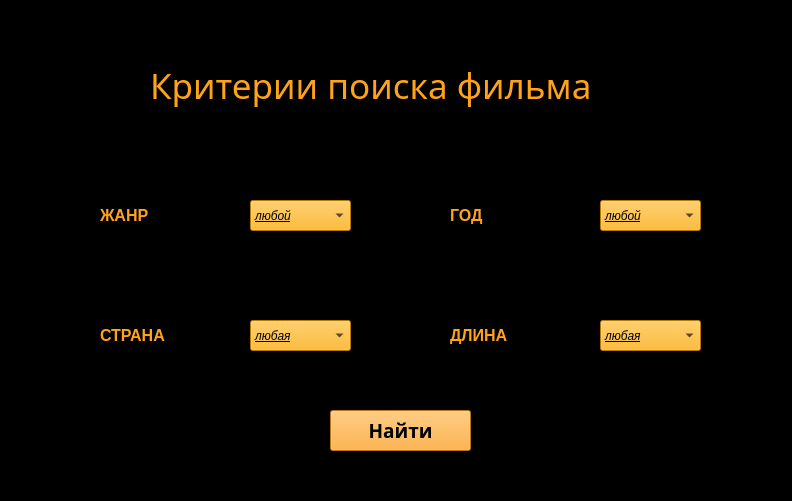
<?xml version="1.0" encoding="UTF-8"?>
<ui version="4.0">
 <class>Form</class>
 <widget class="QWidget" name="Form">
  <property name="geometry">
   <rect>
    <x>0</x>
    <y>0</y>
    <width>792</width>
    <height>501</height>
   </rect>
  </property>
  <property name="windowTitle">
   <string>Form</string>
  </property>
  <property name="styleSheet">
   <string notr="true">background-color: rgb(0, 0, 0);</string>
  </property>
  <widget class="QComboBox" name="comboBox">
   <property name="geometry">
    <rect>
     <x>250</x>
     <y>200</y>
     <width>101</width>
     <height>31</height>
    </rect>
   </property>
   <property name="font">
    <font>
     <italic>true</italic>
     <underline>true</underline>
     <strikeout>false</strikeout>
    </font>
   </property>
   <property name="styleSheet">
    <string notr="true">background-color: rgb(255, 170, 0);</string>
   </property>
   <item>
    <property name="text">
     <string>любой</string>
    </property>
   </item>
   <item>
    <property name="text">
     <string>драма</string>
    </property>
   </item>
   <item>
    <property name="text">
     <string>криминал</string>
    </property>
   </item>
   <item>
    <property name="text">
     <string>триллер</string>
    </property>
   </item>
   <item>
    <property name="text">
     <string>комедия</string>
    </property>
   </item>
   <item>
    <property name="text">
     <string>боевик</string>
    </property>
   </item>
   <item>
    <property name="text">
     <string>приключения</string>
    </property>
   </item>
   <item>
    <property name="text">
     <string>детектив</string>
    </property>
   </item>
   <item>
    <property name="text">
     <string>фэнтези</string>
    </property>
   </item>
   <item>
    <property name="text">
     <string>мелодрама</string>
    </property>
   </item>
   <item>
    <property name="text">
     <string>мультфильм</string>
    </property>
   </item>
   <item>
    <property name="text">
     <string>ужасы</string>
    </property>
   </item>
   <item>
    <property name="text">
     <string>биография</string>
    </property>
   </item>
   <item>
    <property name="text">
     <string>фантастика</string>
    </property>
   </item>
   <item>
    <property name="text">
     <string>вестерн</string>
    </property>
   </item>
  </widget>
  <widget class="QComboBox" name="comboBox_2">
   <property name="geometry">
    <rect>
     <x>600</x>
     <y>200</y>
     <width>101</width>
     <height>31</height>
    </rect>
   </property>
   <property name="font">
    <font>
     <italic>true</italic>
     <underline>true</underline>
    </font>
   </property>
   <property name="styleSheet">
    <string notr="true">background-color: rgb(255, 170, 0);</string>
   </property>
   <item>
    <property name="text">
     <string>любой</string>
    </property>
   </item>
   <item>
    <property name="text">
     <string>&gt;2020</string>
    </property>
   </item>
   <item>
    <property name="text">
     <string>2010-2020</string>
    </property>
   </item>
   <item>
    <property name="text">
     <string>2000-2010</string>
    </property>
   </item>
   <item>
    <property name="text">
     <string>1990-2000</string>
    </property>
   </item>
   <item>
    <property name="text">
     <string>1980-1990</string>
    </property>
   </item>
   <item>
    <property name="text">
     <string>1970-1980</string>
    </property>
   </item>
   <item>
    <property name="text">
     <string>&lt;1970</string>
    </property>
   </item>
  </widget>
  <widget class="QComboBox" name="comboBox_3">
   <property name="geometry">
    <rect>
     <x>250</x>
     <y>320</y>
     <width>101</width>
     <height>31</height>
    </rect>
   </property>
   <property name="font">
    <font>
     <italic>true</italic>
     <underline>true</underline>
    </font>
   </property>
   <property name="styleSheet">
    <string notr="true">background-color: rgb(255, 170, 0);</string>
   </property>
   <item>
    <property name="text">
     <string>любая</string>
    </property>
   </item>
   <item>
    <property name="text">
     <string>США</string>
    </property>
   </item>
   <item>
    <property name="text">
     <string>Великобритания</string>
    </property>
   </item>
   <item>
    <property name="text">
     <string>Россия</string>
    </property>
   </item>
   <item>
    <property name="text">
     <string>Франция</string>
    </property>
   </item>
   <item>
    <property name="text">
     <string>Япония</string>
    </property>
   </item>
  </widget>
  <widget class="QComboBox" name="comboBox_4">
   <property name="geometry">
    <rect>
     <x>600</x>
     <y>320</y>
     <width>101</width>
     <height>31</height>
    </rect>
   </property>
   <property name="font">
    <font>
     <italic>true</italic>
     <underline>true</underline>
    </font>
   </property>
   <property name="styleSheet">
    <string notr="true">background-color: rgb(255, 170, 0);</string>
   </property>
   <item>
    <property name="text">
     <string>любая</string>
    </property>
   </item>
   <item>
    <property name="text">
     <string>60 - 120 минут</string>
    </property>
   </item>
   <item>
    <property name="text">
     <string>120-180 минут</string>
    </property>
   </item>
   <item>
    <property name="text">
     <string>&gt;180 минут</string>
    </property>
   </item>
  </widget>
  <widget class="QLabel" name="label">
   <property name="geometry">
    <rect>
     <x>150</x>
     <y>20</y>
     <width>461</width>
     <height>131</height>
    </rect>
   </property>
   <property name="font">
    <font>
     <family>Sitka Text Semibold</family>
     <pointsize>26</pointsize>
     <weight>50</weight>
     <bold>false</bold>
     <strikeout>false</strikeout>
     <kerning>true</kerning>
    </font>
   </property>
   <property name="styleSheet">
    <string notr="true">color: rgb(255,163,26);</string>
   </property>
   <property name="text">
    <string>Критерии поиска фильма</string>
   </property>
  </widget>
  <widget class="QLabel" name="label_2">
   <property name="geometry">
    <rect>
     <x>100</x>
     <y>200</y>
     <width>101</width>
     <height>31</height>
    </rect>
   </property>
   <property name="font">
    <font>
     <pointsize>12</pointsize>
     <weight>75</weight>
     <bold>true</bold>
    </font>
   </property>
   <property name="styleSheet">
    <string notr="true">color: rgb(255,163,26);</string>
   </property>
   <property name="text">
    <string>ЖАНР</string>
   </property>
  </widget>
  <widget class="QLabel" name="label_3">
   <property name="geometry">
    <rect>
     <x>100</x>
     <y>320</y>
     <width>101</width>
     <height>31</height>
    </rect>
   </property>
   <property name="font">
    <font>
     <pointsize>12</pointsize>
     <weight>75</weight>
     <bold>true</bold>
    </font>
   </property>
   <property name="styleSheet">
    <string notr="true">color: rgb(255,163,26);</string>
   </property>
   <property name="text">
    <string>СТРАНА</string>
   </property>
  </widget>
  <widget class="QLabel" name="label_4">
   <property name="geometry">
    <rect>
     <x>450</x>
     <y>200</y>
     <width>101</width>
     <height>31</height>
    </rect>
   </property>
   <property name="font">
    <font>
     <pointsize>12</pointsize>
     <weight>75</weight>
     <bold>true</bold>
    </font>
   </property>
   <property name="styleSheet">
    <string notr="true">color: rgb(255,163,26);</string>
   </property>
   <property name="text">
    <string>ГОД</string>
   </property>
  </widget>
  <widget class="QLabel" name="label_5">
   <property name="geometry">
    <rect>
     <x>450</x>
     <y>320</y>
     <width>91</width>
     <height>31</height>
    </rect>
   </property>
   <property name="font">
    <font>
     <pointsize>12</pointsize>
     <weight>75</weight>
     <bold>true</bold>
    </font>
   </property>
   <property name="styleSheet">
    <string notr="true">color: rgb(255,163,26);</string>
   </property>
   <property name="text">
    <string>ДЛИНА</string>
   </property>
  </widget>
  <widget class="QLabel" name="label_6">
   <property name="geometry">
    <rect>
     <x>-310</x>
     <y>390</y>
     <width>491</width>
     <height>361</height>
    </rect>
   </property>
   <property name="text">
    <string/>
   </property>
   <property name="pixmap">
    <pixmap>../pictures/romb.png</pixmap>
   </property>
  </widget>
  <widget class="QLabel" name="label_7">
   <property name="geometry">
    <rect>
     <x>620</x>
     <y>-220</y>
     <width>241</width>
     <height>331</height>
    </rect>
   </property>
   <property name="text">
    <string/>
   </property>
   <property name="pixmap">
    <pixmap>../pictures/romb.png</pixmap>
   </property>
  </widget>
  <widget class="QLabel" name="label_8">
   <property name="geometry">
    <rect>
     <x>-330</x>
     <y>-200</y>
     <width>471</width>
     <height>301</height>
    </rect>
   </property>
   <property name="text">
    <string/>
   </property>
   <property name="pixmap">
    <pixmap>../pictures/romb.png</pixmap>
   </property>
  </widget>
  <widget class="QLabel" name="label_9">
   <property name="geometry">
    <rect>
     <x>580</x>
     <y>390</y>
     <width>1111</width>
     <height>391</height>
    </rect>
   </property>
   <property name="text">
    <string/>
   </property>
   <property name="pixmap">
    <pixmap>../pictures/romb.png</pixmap>
   </property>
  </widget>
  <widget class="QPushButton" name="pushButton">
   <property name="geometry">
    <rect>
     <x>330</x>
     <y>410</y>
     <width>141</width>
     <height>41</height>
    </rect>
   </property>
   <property name="font">
    <font>
     <family>Segoe UI Variable Text Semibold</family>
     <pointsize>14</pointsize>
     <weight>75</weight>
     <bold>true</bold>
    </font>
   </property>
   <property name="styleSheet">
    <string notr="true">background-color: rgb(255,163,26);</string>
   </property>
   <property name="text">
    <string>Найти</string>
   </property>
  </widget>
 </widget>
 <resources/>
 <connections/>
</ui>
